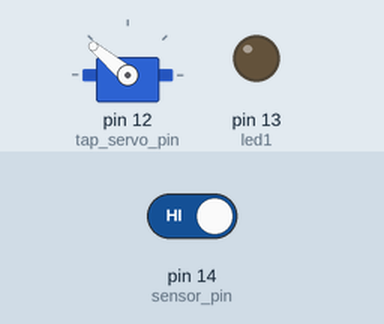
Recording of a sketch running on a simulated Arduino Uno, built with avr-gcc and run on an emulated ATmega328P. On the bench: servo, output pins drawn as LEDs (lit = HIGH). Inputs (shaded band) come from the test bench; at power-on: pin 14 (sensor_pin) HIGH. The audio player accepts every command and is not drawn.

Above: at 1.7 s.
1.8 s: pin 14 (sensor_pin) driven LOW
At 5.7 s:
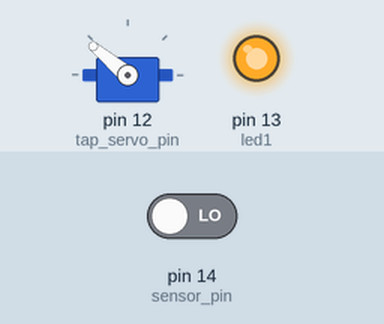
At 30.1 s:
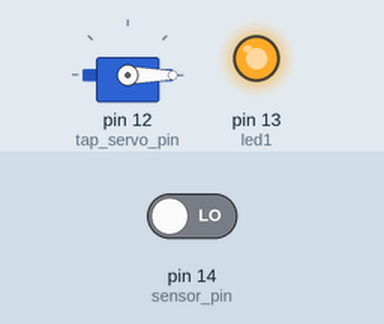
Timing chart, 0 to 31.6 s (numbered marks = the images above; inputs shaded):
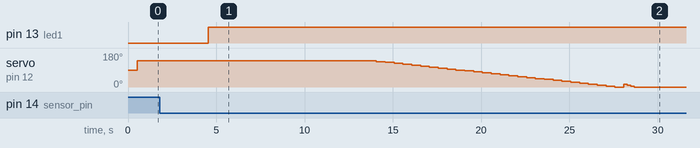

Measured:
- after the input at 1.8 s, pin 13 (led1): LOW → HIGH after 2.7 s; servo on pin 12 (tap_servo_pin): 140° → 135° after 12.3 s, → 130° 0.50 s later, → 125° 0.50 s later, → 120° 0.50 s later, … (32 changes in this stretch)

The sketch:

Coal_merchant_tipper_with_lights_and_sound.ino
```cpp
// Include the library

#include "DFRobotDFPlayerMini.h"
//#include "Arduino.h"
#include "SoftwareSerial.h"
#include <Servo.h>

SoftwareSerial mySoftwareSerial(2, 5); // RX, TX
DFRobotDFPlayerMini myDFPlayer;

Servo tap_servo;

int sensor_pin = 14;
int led1 = 13;
int tap_servo_pin = 12;
int val;
int state = 0;


void setup() {
  Serial.begin(9600);
  pinMode(led1, OUTPUT);
  pinMode(sensor_pin, INPUT);
  tap_servo.attach(tap_servo_pin);

  mySoftwareSerial.begin(9600);
  myDFPlayer.begin(mySoftwareSerial);
  myDFPlayer.setTimeOut(400);
  myDFPlayer.volume(12);
  myDFPlayer.EQ(DFPLAYER_EQ_BASS);
  myDFPlayer.outputDevice(DFPLAYER_DEVICE_SD);

}

void loop(){
  val = digitalRead(sensor_pin);
  if (val==LOW){
    digitalWrite(13, HIGH);
    delay(4000);
    myDFPlayer.play(1);
    delay(5000);
    {tap_servo.write(140);
    delay(500);
    tap_servo.write(135);
    delay(500);
    tap_servo.write(130);
    delay(500);
    tap_servo.write(125);
    delay(500);
    tap_servo.write(120);
    delay(500);
    tap_servo.write(115);
    delay(500);
    tap_servo.write(110);
    delay(500);
    tap_servo.write(105);
    delay(500);
    tap_servo.write(100);
    delay(500);
    tap_servo.write(95);
    delay(500);
    tap_servo.write(90);
    delay(500);
    tap_servo.write(85);
    delay(500);
    tap_servo.write(80);
    delay(500);
    tap_servo.write(75);
    delay(500);
    tap_servo.write(70);
    delay(500);
    tap_servo.write(65);
    delay(500);
    tap_servo.write(60);
    delay(500);
    tap_servo.write(55);
    delay(500);
    tap_servo.write(50);
    delay(500);
    tap_servo.write(45);
    delay(500);
    tap_servo.write(40);
    delay(500);
    tap_servo.write(35);
    delay(500);
    tap_servo.write(30);
    delay(500);
    tap_servo.write(25);
    delay(500);
    tap_servo.write(20);
    delay(500);
    tap_servo.write(15);
    delay(500);
    tap_servo.write(10);
    delay(500);
    tap_servo.write(5);
    delay(500);
    tap_servo.write(0);
    delay(500);
    tap_servo.write(15);
    delay(200);
    tap_servo.write(10);
    delay(200);
    tap_servo.write(5);
    delay(200);
    tap_servo.write(0);
    delay(5000);
    tap_servo.write(5);
    delay(200);
    tap_servo.write(40);
    delay(200);
    tap_servo.write(90);
    delay(200);
    tap_servo.write(120);
    delay(5000);
    (val==1);
  }}
  else {
    digitalWrite(13, LOW);
    (val==1);
    tap_servo.write(140);
    //delay(500); //appears to be how long magnet has to be held
    myDFPlayer.disableLoopAll();
    delay(4000);

  //(val==1);
  }
}

//  mp3_play (1);


  //int sensorState = digitalRead(sensor_pin);//***

 //if ((sensorState == LOW))
  //  if (val==0)//***
    //myDFPlayer.enableLoopAll();
//  }
//    delay(45000);//how long to play sound in milliseconds
//    myDFPlayer.disableLoopAll();
   // Make servo go to 180 degrees
//   delay(2000); //*****
//  {tap_servo.write(180); //****
//   delay(200000);
//}}
```
